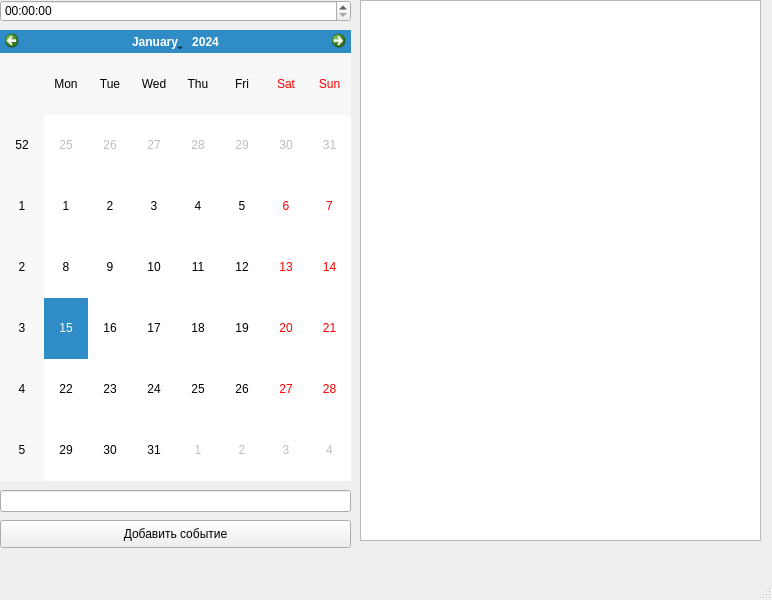
<?xml version="1.0" encoding="UTF-8"?>
<ui version="4.0">
 <class>MainWindow</class>
 <widget class="QMainWindow" name="MainWindow">
  <property name="geometry">
   <rect>
    <x>0</x>
    <y>0</y>
    <width>772</width>
    <height>600</height>
   </rect>
  </property>
  <property name="windowTitle">
   <string>MainWindow</string>
  </property>
  <widget class="QWidget" name="centralwidget">
   <widget class="QCalendarWidget" name="cal">
    <property name="geometry">
     <rect>
      <x>0</x>
      <y>30</y>
      <width>351</width>
      <height>451</height>
     </rect>
    </property>
   </widget>
   <widget class="QTimeEdit" name="time">
    <property name="geometry">
     <rect>
      <x>0</x>
      <y>0</y>
      <width>351</width>
      <height>22</height>
     </rect>
    </property>
   </widget>
   <widget class="QLineEdit" name="edit">
    <property name="geometry">
     <rect>
      <x>0</x>
      <y>490</y>
      <width>351</width>
      <height>22</height>
     </rect>
    </property>
   </widget>
   <widget class="QPushButton" name="btn">
    <property name="geometry">
     <rect>
      <x>0</x>
      <y>520</y>
      <width>351</width>
      <height>28</height>
     </rect>
    </property>
    <property name="text">
     <string>Добавить событие</string>
    </property>
   </widget>
   <widget class="QListWidget" name="lwid">
    <property name="geometry">
     <rect>
      <x>360</x>
      <y>0</y>
      <width>401</width>
      <height>541</height>
     </rect>
    </property>
   </widget>
  </widget>
  <widget class="QMenuBar" name="menubar">
   <property name="geometry">
    <rect>
     <x>0</x>
     <y>0</y>
     <width>772</width>
     <height>26</height>
    </rect>
   </property>
  </widget>
  <widget class="QStatusBar" name="statusbar"/>
 </widget>
 <resources/>
 <connections/>
</ui>
